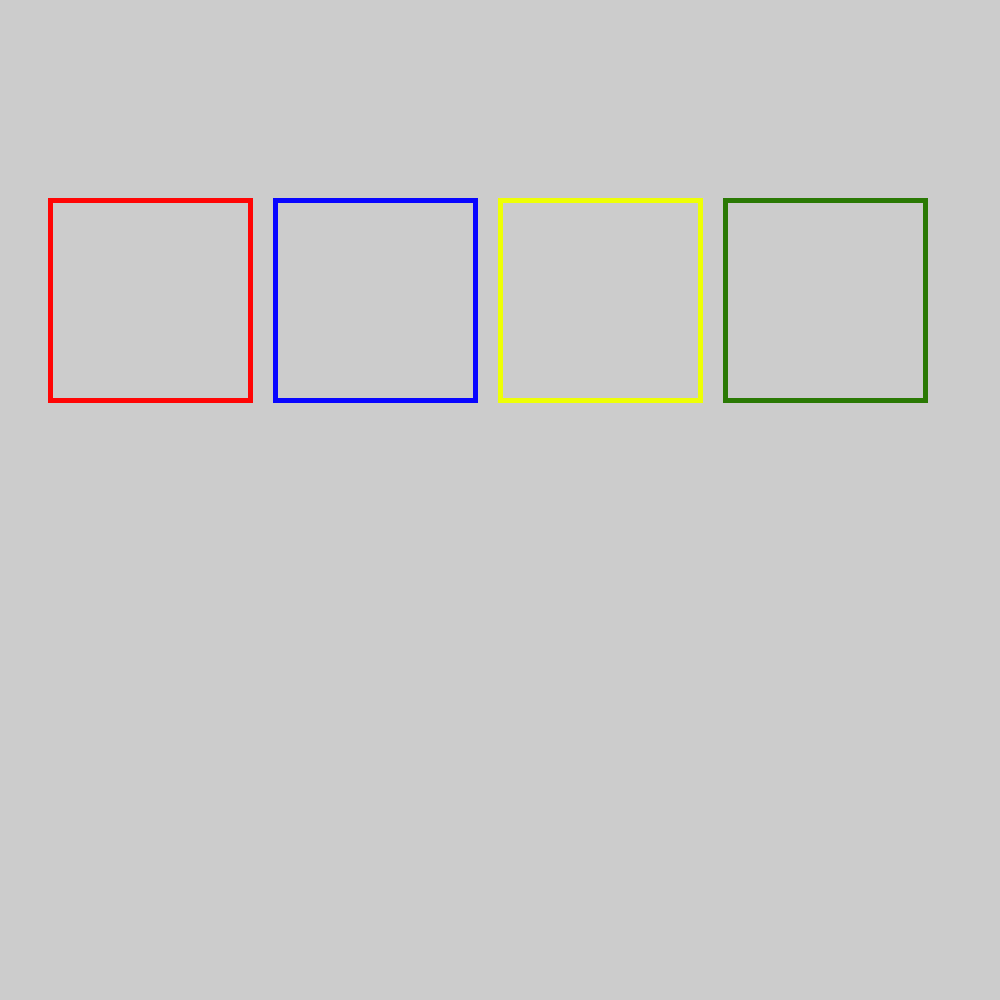
Frame 1 (no input)
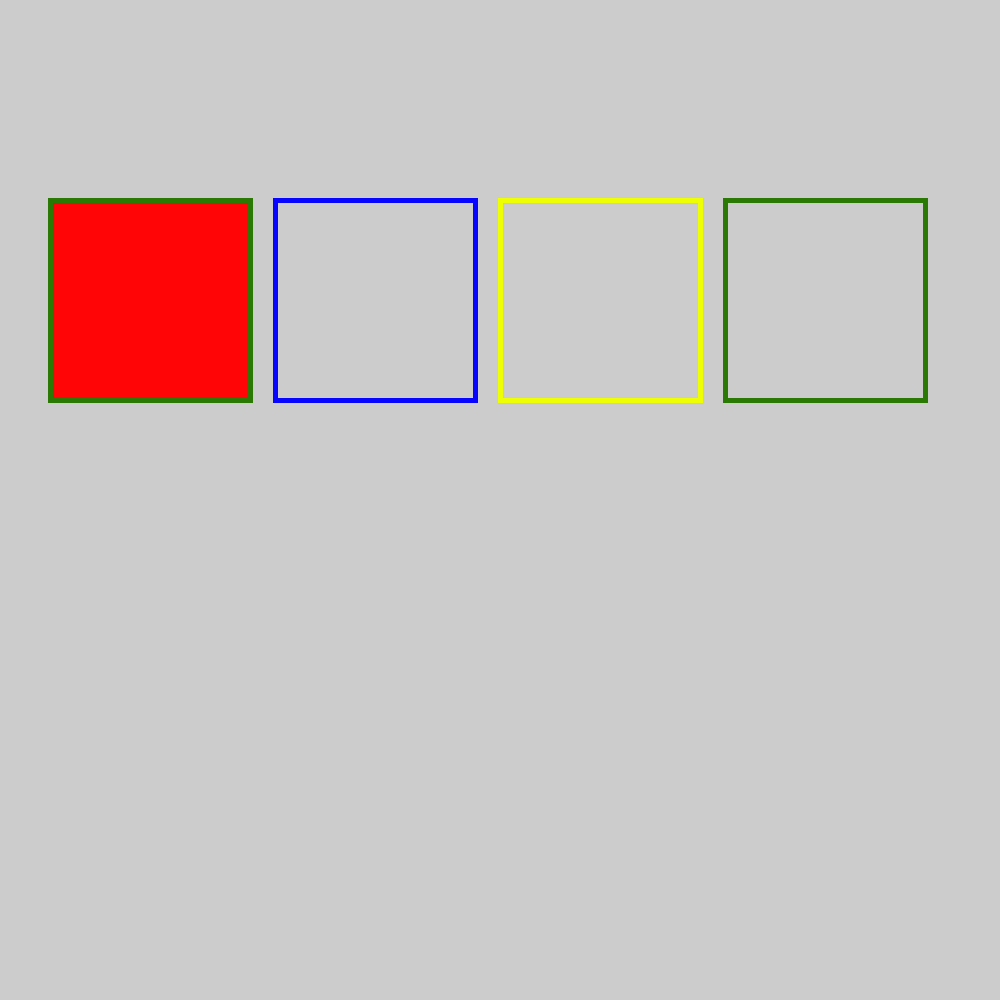
Frame 60 (the mouse pressed at the canvas centre just before this capture)
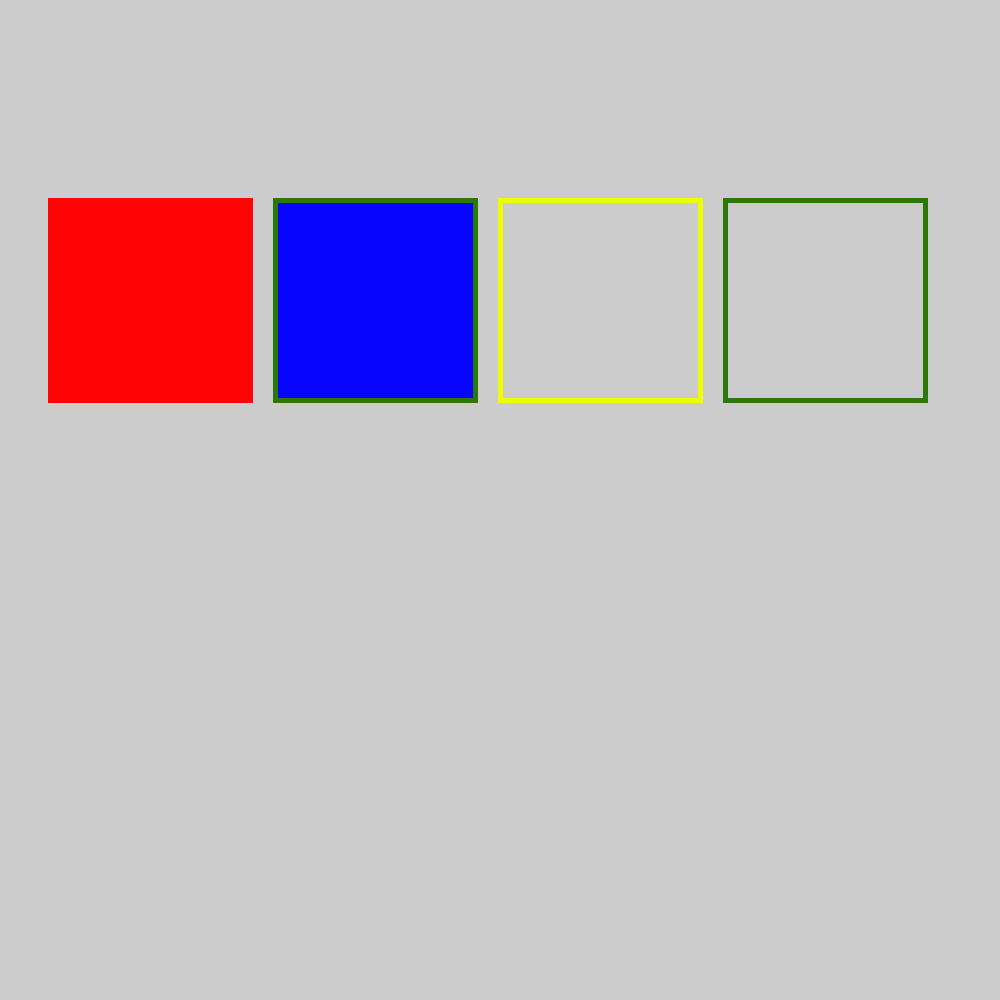
Frame 120 (the mouse held since frame 60 and released just before this capture)

The Processing sketch that drew these frames (run headless with seeded random() and noise(); from frame 60 on, the mouse is pressed at the canvas centre):

// Processing sketch: ST_Simon
// ── ST_Simon.pde
static final int RED = 1;
static final int BLUE = 2;
static final int YELLOW = 3;
static final int GREEN = 4;
int currentSquare = 0; 
int[] sequence = new int[4];

void setup() {
  size(1000, 1000);

  // Initialize the position
  sequence[0] = RED;
  sequence[1] = BLUE;
  sequence[2] = GREEN;
  sequence[3] = YELLOW;
}


void draw() {

  noFill();
  strokeWeight(5);
  //red rect
  stroke(#FF0505);
  rect(50, 200, 200, 200); 
  //bluerect
  stroke(#0805FF);
  rect(275, 200, 200, 200); 
  //yellow rect
  stroke(#EEFF05);
  rect(500, 200, 200, 200); 
  //green rect
  stroke(#2A7904);
  rect(725, 200, 200, 200);


  if (frameCount%60 == 0 && frameCount >0) {
    if (sequence[currentSquare]==RED) {
      fill(#FF0505);
      rect(50, 200, 200, 200);
    } else if (sequence[currentSquare]==BLUE) {
      fill(#0805FF);
      rect(275, 200, 200, 200);
    } else if (sequence[currentSquare]==GREEN) {
      fill(#2A7904);
      rect(725, 200, 200, 200);
    } else if (sequence[currentSquare]==YELLOW) {
      fill(#EEFF05);
      rect(500, 200, 200, 200);
    }
if(currentSquare > 4){

}

    currentSquare +=1;
  }
}
